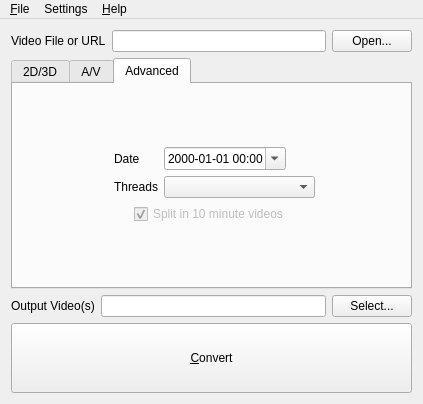
<?xml version="1.0" encoding="UTF-8"?>
<ui version="4.0">
 <class>Q3DSEncode</class>
 <widget class="QMainWindow" name="Q3DSEncode">
  <property name="geometry">
   <rect>
    <x>0</x>
    <y>0</y>
    <width>387</width>
    <height>387</height>
   </rect>
  </property>
  <property name="acceptDrops">
   <bool>true</bool>
  </property>
  <property name="windowTitle">
   <string>3DSEncode</string>
  </property>
  <property name="locale">
   <locale language="English" country="UnitedStates"/>
  </property>
  <widget class="QWidget" name="centralWidget">
   <layout class="QVBoxLayout" name="verticalLayout">
    <item>
     <layout class="QHBoxLayout" name="hlSourceVideo">
      <property name="sizeConstraint">
       <enum>QLayout::SetDefaultConstraint</enum>
      </property>
      <item>
       <widget class="QLabel" name="lblSourceVideo">
        <property name="sizePolicy">
         <sizepolicy hsizetype="Minimum" vsizetype="Preferred">
          <horstretch>0</horstretch>
          <verstretch>0</verstretch>
         </sizepolicy>
        </property>
        <property name="text">
         <string>Video File or URL</string>
        </property>
       </widget>
      </item>
      <item>
       <widget class="QLineEdit" name="txtSourceVideo"/>
      </item>
      <item>
       <widget class="QPushButton" name="btnSourceVideo">
        <property name="sizePolicy">
         <sizepolicy hsizetype="Fixed" vsizetype="Fixed">
          <horstretch>0</horstretch>
          <verstretch>0</verstretch>
         </sizepolicy>
        </property>
        <property name="text">
         <string>Open...</string>
        </property>
       </widget>
      </item>
     </layout>
    </item>
    <item>
     <widget class="QTabWidget" name="twOptions">
      <property name="sizePolicy">
       <sizepolicy hsizetype="Minimum" vsizetype="Minimum">
        <horstretch>0</horstretch>
        <verstretch>0</verstretch>
       </sizepolicy>
      </property>
      <property name="currentIndex">
       <number>2</number>
      </property>
      <widget class="QWidget" name="tab2D3D">
       <attribute name="title">
        <string>2D/3D</string>
       </attribute>
       <layout class="QVBoxLayout" name="verticalLayout_4">
        <item>
         <widget class="QGroupBox" name="gbVideoType">
          <property name="enabled">
           <bool>true</bool>
          </property>
          <property name="sizePolicy">
           <sizepolicy hsizetype="MinimumExpanding" vsizetype="MinimumExpanding">
            <horstretch>0</horstretch>
            <verstretch>0</verstretch>
           </sizepolicy>
          </property>
          <property name="minimumSize">
           <size>
            <width>0</width>
            <height>0</height>
           </size>
          </property>
          <property name="title">
           <string>3D Video</string>
          </property>
          <property name="checkable">
           <bool>true</bool>
          </property>
          <property name="checked">
           <bool>false</bool>
          </property>
          <layout class="QHBoxLayout" name="horizontalLayout_2">
           <item>
            <spacer name="hsVideoTypeLeft">
             <property name="orientation">
              <enum>Qt::Horizontal</enum>
             </property>
             <property name="sizeHint" stdset="0">
              <size>
               <width>60</width>
               <height>20</height>
              </size>
             </property>
            </spacer>
           </item>
           <item>
            <layout class="QFormLayout" name="flVideoType">
             <property name="labelAlignment">
              <set>Qt::AlignLeading|Qt::AlignLeft|Qt::AlignVCenter</set>
             </property>
             <property name="formAlignment">
              <set>Qt::AlignLeading|Qt::AlignLeft|Qt::AlignVCenter</set>
             </property>
             <item row="0" column="0">
              <widget class="QRadioButton" name="radSideBySide">
               <property name="text">
                <string>Side-By-Side</string>
               </property>
               <property name="checked">
                <bool>true</bool>
               </property>
              </widget>
             </item>
             <item row="0" column="1">
              <widget class="QRadioButton" name="radTopBottom">
               <property name="text">
                <string>Top-Bottom</string>
               </property>
              </widget>
             </item>
             <item row="1" column="0">
              <widget class="QRadioButton" name="radRowInterleaved">
               <property name="text">
                <string>Row
Interleaved</string>
               </property>
              </widget>
             </item>
             <item row="1" column="1">
              <widget class="QRadioButton" name="radColumnInterleaved">
               <property name="text">
                <string>Column
Interleaved</string>
               </property>
              </widget>
             </item>
             <item row="2" column="0">
              <spacer name="vsVideoType">
               <property name="orientation">
                <enum>Qt::Vertical</enum>
               </property>
               <property name="sizeType">
                <enum>QSizePolicy::Fixed</enum>
               </property>
               <property name="sizeHint" stdset="0">
                <size>
                 <width>20</width>
                 <height>13</height>
                </size>
               </property>
              </spacer>
             </item>
             <item row="3" column="0">
              <widget class="QCheckBox" name="chkReversed">
               <property name="text">
                <string>Reversed</string>
               </property>
              </widget>
             </item>
            </layout>
           </item>
           <item>
            <spacer name="hsVideoTypeRight">
             <property name="orientation">
              <enum>Qt::Horizontal</enum>
             </property>
             <property name="sizeHint" stdset="0">
              <size>
               <width>60</width>
               <height>20</height>
              </size>
             </property>
            </spacer>
           </item>
          </layout>
         </widget>
        </item>
       </layout>
      </widget>
      <widget class="QWidget" name="tabAV">
       <attribute name="title">
        <string>A/V</string>
       </attribute>
       <layout class="QHBoxLayout" name="horizontalLayout">
        <item>
         <widget class="QGroupBox" name="gbAudio">
          <property name="sizePolicy">
           <sizepolicy hsizetype="Preferred" vsizetype="Preferred">
            <horstretch>0</horstretch>
            <verstretch>0</verstretch>
           </sizepolicy>
          </property>
          <property name="title">
           <string>Audio</string>
          </property>
          <property name="alignment">
           <set>Qt::AlignCenter</set>
          </property>
          <layout class="QFormLayout" name="formLayout_2">
           <property name="formAlignment">
            <set>Qt::AlignLeading|Qt::AlignLeft|Qt::AlignVCenter</set>
           </property>
           <item row="0" column="0">
            <widget class="QLabel" name="lblChannels">
             <property name="sizePolicy">
              <sizepolicy hsizetype="Minimum" vsizetype="Preferred">
               <horstretch>0</horstretch>
               <verstretch>0</verstretch>
              </sizepolicy>
             </property>
             <property name="text">
              <string>Channels</string>
             </property>
            </widget>
           </item>
           <item row="0" column="1">
            <widget class="QComboBox" name="cmbChannels">
             <property name="sizePolicy">
              <sizepolicy hsizetype="Fixed" vsizetype="Fixed">
               <horstretch>0</horstretch>
               <verstretch>0</verstretch>
              </sizepolicy>
             </property>
             <property name="minimumSize">
              <size>
               <width>100</width>
               <height>0</height>
              </size>
             </property>
             <property name="currentIndex">
              <number>1</number>
             </property>
             <property name="frame">
              <bool>true</bool>
             </property>
             <item>
              <property name="text">
               <string>1 - Mono</string>
              </property>
             </item>
             <item>
              <property name="text">
               <string>2 - Stereo</string>
              </property>
             </item>
            </widget>
           </item>
           <item row="1" column="0">
            <widget class="QLabel" name="lblSampleRate">
             <property name="sizePolicy">
              <sizepolicy hsizetype="Minimum" vsizetype="Preferred">
               <horstretch>0</horstretch>
               <verstretch>0</verstretch>
              </sizepolicy>
             </property>
             <property name="minimumSize">
              <size>
               <width>0</width>
               <height>0</height>
              </size>
             </property>
             <property name="text">
              <string>Sample
Rate</string>
             </property>
             <property name="alignment">
              <set>Qt::AlignRight|Qt::AlignTrailing|Qt::AlignVCenter</set>
             </property>
            </widget>
           </item>
           <item row="1" column="1">
            <widget class="QComboBox" name="cmbSampleRate">
             <property name="sizePolicy">
              <sizepolicy hsizetype="Fixed" vsizetype="Fixed">
               <horstretch>0</horstretch>
               <verstretch>0</verstretch>
              </sizepolicy>
             </property>
             <property name="minimumSize">
              <size>
               <width>101</width>
               <height>0</height>
              </size>
             </property>
             <property name="editable">
              <bool>false</bool>
             </property>
             <property name="currentIndex">
              <number>1</number>
             </property>
             <property name="insertPolicy">
              <enum>QComboBox::InsertAlphabetically</enum>
             </property>
             <item>
              <property name="text">
               <string>22.05KHz</string>
              </property>
             </item>
             <item>
              <property name="text">
               <string>44.1KHz</string>
              </property>
             </item>
             <item>
              <property name="text">
               <string>48KHz</string>
              </property>
             </item>
             <item>
              <property name="text">
               <string>96KHz</string>
              </property>
             </item>
            </widget>
           </item>
          </layout>
         </widget>
        </item>
        <item>
         <widget class="QGroupBox" name="gbVideo">
          <property name="title">
           <string>Video</string>
          </property>
          <layout class="QVBoxLayout" name="verticalLayout_3">
           <item>
            <layout class="QVBoxLayout" name="vlVideo">
             <item>
              <layout class="QHBoxLayout" name="hlCompression">
               <property name="sizeConstraint">
                <enum>QLayout::SetMinimumSize</enum>
               </property>
               <item>
                <widget class="QLabel" name="lblCompression">
                 <property name="sizePolicy">
                  <sizepolicy hsizetype="Fixed" vsizetype="Preferred">
                   <horstretch>0</horstretch>
                   <verstretch>0</verstretch>
                  </sizepolicy>
                 </property>
                 <property name="minimumSize">
                  <size>
                   <width>0</width>
                   <height>0</height>
                  </size>
                 </property>
                 <property name="text">
                  <string>Compression</string>
                 </property>
                </widget>
               </item>
               <item>
                <widget class="QSpinBox" name="spnCompression">
                 <property name="sizePolicy">
                  <sizepolicy hsizetype="Fixed" vsizetype="Fixed">
                   <horstretch>0</horstretch>
                   <verstretch>0</verstretch>
                  </sizepolicy>
                 </property>
                 <property name="minimumSize">
                  <size>
                   <width>0</width>
                   <height>0</height>
                  </size>
                 </property>
                 <property name="minimum">
                  <number>1</number>
                 </property>
                 <property name="maximum">
                  <number>31</number>
                 </property>
                 <property name="value">
                  <number>10</number>
                 </property>
                </widget>
               </item>
              </layout>
             </item>
             <item>
              <layout class="QVBoxLayout" name="vlCompressionSlider">
               <property name="sizeConstraint">
                <enum>QLayout::SetMinimumSize</enum>
               </property>
               <property name="topMargin">
                <number>0</number>
               </property>
               <property name="bottomMargin">
                <number>0</number>
               </property>
               <item>
                <widget class="QSlider" name="sldCompression">
                 <property name="sizePolicy">
                  <sizepolicy hsizetype="MinimumExpanding" vsizetype="Fixed">
                   <horstretch>0</horstretch>
                   <verstretch>0</verstretch>
                  </sizepolicy>
                 </property>
                 <property name="styleSheet">
                  <string notr="true"/>
                 </property>
                 <property name="minimum">
                  <number>1</number>
                 </property>
                 <property name="maximum">
                  <number>31</number>
                 </property>
                 <property name="pageStep">
                  <number>3</number>
                 </property>
                 <property name="value">
                  <number>10</number>
                 </property>
                 <property name="orientation">
                  <enum>Qt::Horizontal</enum>
                 </property>
                 <property name="tickPosition">
                  <enum>QSlider::TicksBelow</enum>
                 </property>
                 <property name="tickInterval">
                  <number>30</number>
                 </property>
                </widget>
               </item>
               <item>
                <layout class="QHBoxLayout" name="hlCompressionSliderLabels">
                 <property name="topMargin">
                  <number>0</number>
                 </property>
                 <property name="bottomMargin">
                  <number>0</number>
                 </property>
                 <item>
                  <widget class="QLabel" name="lblCompressionBestQuality">
                   <property name="sizePolicy">
                    <sizepolicy hsizetype="Preferred" vsizetype="Preferred">
                     <horstretch>0</horstretch>
                     <verstretch>0</verstretch>
                    </sizepolicy>
                   </property>
                   <property name="text">
                    <string>Best</string>
                   </property>
                  </widget>
                 </item>
                 <item>
                  <widget class="QLabel" name="lblCompressionSmallerSize">
                   <property name="sizePolicy">
                    <sizepolicy hsizetype="Preferred" vsizetype="Preferred">
                     <horstretch>0</horstretch>
                     <verstretch>0</verstretch>
                    </sizepolicy>
                   </property>
                   <property name="text">
                    <string>Smaller</string>
                   </property>
                   <property name="alignment">
                    <set>Qt::AlignRight|Qt::AlignTrailing|Qt::AlignVCenter</set>
                   </property>
                  </widget>
                 </item>
                </layout>
               </item>
              </layout>
             </item>
             <item>
              <widget class="QFrame" name="hlnVideo">
               <property name="sizePolicy">
                <sizepolicy hsizetype="MinimumExpanding" vsizetype="Fixed">
                 <horstretch>0</horstretch>
                 <verstretch>0</verstretch>
                </sizepolicy>
               </property>
               <property name="frameShape">
                <enum>QFrame::HLine</enum>
               </property>
               <property name="frameShadow">
                <enum>QFrame::Raised</enum>
               </property>
              </widget>
             </item>
             <item>
              <layout class="QFormLayout" name="flFPSResolution">
               <property name="sizeConstraint">
                <enum>QLayout::SetMinimumSize</enum>
               </property>
               <property name="labelAlignment">
                <set>Qt::AlignRight|Qt::AlignTrailing|Qt::AlignVCenter</set>
               </property>
               <property name="formAlignment">
                <set>Qt::AlignCenter</set>
               </property>
               <item row="0" column="0">
                <widget class="QLabel" name="lblFPS">
                 <property name="sizePolicy">
                  <sizepolicy hsizetype="Minimum" vsizetype="Preferred">
                   <horstretch>0</horstretch>
                   <verstretch>0</verstretch>
                  </sizepolicy>
                 </property>
                 <property name="minimumSize">
                  <size>
                   <width>0</width>
                   <height>0</height>
                  </size>
                 </property>
                 <property name="text">
                  <string>FPS</string>
                 </property>
                </widget>
               </item>
               <item row="0" column="1">
                <widget class="QComboBox" name="cmbFPS">
                 <property name="sizePolicy">
                  <sizepolicy hsizetype="Fixed" vsizetype="Fixed">
                   <horstretch>0</horstretch>
                   <verstretch>0</verstretch>
                  </sizepolicy>
                 </property>
                 <property name="minimumSize">
                  <size>
                   <width>92</width>
                   <height>0</height>
                  </size>
                 </property>
                 <property name="editable">
                  <bool>true</bool>
                 </property>
                 <property name="currentIndex">
                  <number>3</number>
                 </property>
                 <property name="insertPolicy">
                  <enum>QComboBox::InsertAlphabetically</enum>
                 </property>
                 <item>
                  <property name="text">
                   <string>10fps</string>
                  </property>
                 </item>
                 <item>
                  <property name="text">
                   <string>12fps</string>
                  </property>
                 </item>
                 <item>
                  <property name="text">
                   <string>15fps</string>
                  </property>
                 </item>
                 <item>
                  <property name="text">
                   <string>20fps</string>
                  </property>
                 </item>
                 <item>
                  <property name="text">
                   <string>24fps</string>
                  </property>
                 </item>
                 <item>
                  <property name="text">
                   <string>30fps</string>
                  </property>
                 </item>
                </widget>
               </item>
               <item row="1" column="0">
                <widget class="QLabel" name="lblResolution">
                 <property name="sizePolicy">
                  <sizepolicy hsizetype="Minimum" vsizetype="Preferred">
                   <horstretch>0</horstretch>
                   <verstretch>0</verstretch>
                  </sizepolicy>
                 </property>
                 <property name="text">
                  <string>Resolution</string>
                 </property>
                </widget>
               </item>
               <item row="1" column="1">
                <widget class="QComboBox" name="cmbResolution">
                 <property name="sizePolicy">
                  <sizepolicy hsizetype="Fixed" vsizetype="Fixed">
                   <horstretch>0</horstretch>
                   <verstretch>0</verstretch>
                  </sizepolicy>
                 </property>
                 <property name="minimumSize">
                  <size>
                   <width>92</width>
                   <height>0</height>
                  </size>
                 </property>
                 <property name="currentIndex">
                  <number>0</number>
                 </property>
                 <item>
                  <property name="text">
                   <string>400x240</string>
                  </property>
                 </item>
                 <item>
                  <property name="text">
                   <string>480x240</string>
                  </property>
                 </item>
                </widget>
               </item>
              </layout>
             </item>
            </layout>
           </item>
          </layout>
         </widget>
        </item>
       </layout>
      </widget>
      <widget class="QWidget" name="tabAdvanced">
       <attribute name="title">
        <string>Advanced</string>
       </attribute>
       <layout class="QVBoxLayout" name="verticalLayout_2">
        <item>
         <spacer name="vsAdvancedTop">
          <property name="orientation">
           <enum>Qt::Vertical</enum>
          </property>
          <property name="sizeHint" stdset="0">
           <size>
            <width>20</width>
            <height>40</height>
           </size>
          </property>
         </spacer>
        </item>
        <item>
         <layout class="QFormLayout" name="flAdvanced">
          <property name="fieldGrowthPolicy">
           <enum>QFormLayout::ExpandingFieldsGrow</enum>
          </property>
          <property name="formAlignment">
           <set>Qt::AlignCenter</set>
          </property>
          <item row="0" column="0">
           <widget class="QLabel" name="lblDate">
            <property name="minimumSize">
             <size>
              <width>31</width>
              <height>0</height>
             </size>
            </property>
            <property name="text">
             <string>Date</string>
            </property>
           </widget>
          </item>
          <item row="0" column="1">
           <widget class="QDateTimeEdit" name="datDate">
            <property name="displayFormat">
             <string>yyyy-MM-dd hh:mm</string>
            </property>
            <property name="calendarPopup">
             <bool>true</bool>
            </property>
           </widget>
          </item>
          <item row="1" column="0">
           <widget class="QLabel" name="lblThreads">
            <property name="text">
             <string>Threads</string>
            </property>
           </widget>
          </item>
          <item row="1" column="1">
           <widget class="QComboBox" name="cmbThreads">
            <property name="minimumSize">
             <size>
              <width>151</width>
              <height>0</height>
             </size>
            </property>
           </widget>
          </item>
         </layout>
        </item>
        <item>
         <layout class="QHBoxLayout" name="hlAdvanced">
          <item>
           <spacer name="hsSplitLeft">
            <property name="orientation">
             <enum>Qt::Horizontal</enum>
            </property>
            <property name="sizeHint" stdset="0">
             <size>
              <width>40</width>
              <height>20</height>
             </size>
            </property>
           </spacer>
          </item>
          <item>
           <widget class="QCheckBox" name="chkSplit">
            <property name="enabled">
             <bool>false</bool>
            </property>
            <property name="text">
             <string>Split in 10 minute videos</string>
            </property>
            <property name="checked">
             <bool>true</bool>
            </property>
           </widget>
          </item>
          <item>
           <spacer name="hsSplitRight">
            <property name="orientation">
             <enum>Qt::Horizontal</enum>
            </property>
            <property name="sizeHint" stdset="0">
             <size>
              <width>40</width>
              <height>20</height>
             </size>
            </property>
           </spacer>
          </item>
         </layout>
        </item>
        <item>
         <spacer name="vsAdvancedBottom">
          <property name="orientation">
           <enum>Qt::Vertical</enum>
          </property>
          <property name="sizeHint" stdset="0">
           <size>
            <width>20</width>
            <height>40</height>
           </size>
          </property>
         </spacer>
        </item>
       </layout>
      </widget>
     </widget>
    </item>
    <item>
     <layout class="QHBoxLayout" name="hlOutputVideo">
      <property name="sizeConstraint">
       <enum>QLayout::SetFixedSize</enum>
      </property>
      <item>
       <widget class="QLabel" name="lblOutputVideo">
        <property name="sizePolicy">
         <sizepolicy hsizetype="Minimum" vsizetype="Preferred">
          <horstretch>0</horstretch>
          <verstretch>0</verstretch>
         </sizepolicy>
        </property>
        <property name="text">
         <string>Output Video(s)</string>
        </property>
       </widget>
      </item>
      <item>
       <widget class="QLineEdit" name="txtOutputVideo"/>
      </item>
      <item>
       <widget class="QPushButton" name="btnOutputVideo">
        <property name="sizePolicy">
         <sizepolicy hsizetype="Fixed" vsizetype="Fixed">
          <horstretch>0</horstretch>
          <verstretch>0</verstretch>
         </sizepolicy>
        </property>
        <property name="text">
         <string>Select...</string>
        </property>
       </widget>
      </item>
     </layout>
    </item>
    <item>
     <widget class="QPushButton" name="btnConvert">
      <property name="sizePolicy">
       <sizepolicy hsizetype="Minimum" vsizetype="Fixed">
        <horstretch>0</horstretch>
        <verstretch>0</verstretch>
       </sizepolicy>
      </property>
      <property name="minimumSize">
       <size>
        <width>0</width>
        <height>70</height>
       </size>
      </property>
      <property name="text">
       <string>&amp;Convert</string>
      </property>
     </widget>
    </item>
   </layout>
  </widget>
  <widget class="QMenuBar" name="menuBar">
   <property name="geometry">
    <rect>
     <x>0</x>
     <y>0</y>
     <width>387</width>
     <height>21</height>
    </rect>
   </property>
   <widget class="QMenu" name="menuFile">
    <property name="title">
     <string>&amp;File</string>
    </property>
    <addaction name="actionOpen"/>
    <addaction name="actionSaveTo"/>
    <addaction name="actionConvert"/>
    <addaction name="separator"/>
    <addaction name="actionQuit"/>
   </widget>
   <widget class="QMenu" name="menuHelp">
    <property name="title">
     <string>&amp;Help</string>
    </property>
    <addaction name="actionLanguage"/>
    <addaction name="actionAbout"/>
   </widget>
   <widget class="QMenu" name="menuSettings">
    <property name="title">
     <string>Settings</string>
    </property>
    <addaction name="actionLoadSettings"/>
   </widget>
   <addaction name="menuFile"/>
   <addaction name="menuSettings"/>
   <addaction name="menuHelp"/>
  </widget>
  <action name="actionOpen">
   <property name="text">
    <string>&amp;Open...</string>
   </property>
   <property name="toolTip">
    <string>Open source video file</string>
   </property>
   <property name="shortcut">
    <string>Ctrl+O</string>
   </property>
  </action>
  <action name="actionSaveTo">
   <property name="text">
    <string>&amp;Save to...</string>
   </property>
   <property name="toolTip">
    <string>Set output video file</string>
   </property>
   <property name="shortcut">
    <string>Ctrl+S</string>
   </property>
  </action>
  <action name="actionConvert">
   <property name="text">
    <string>&amp;Convert</string>
   </property>
   <property name="toolTip">
    <string>Start convertion process</string>
   </property>
   <property name="shortcut">
    <string>Ctrl+T</string>
   </property>
  </action>
  <action name="actionQuit">
   <property name="text">
    <string>&amp;Quit</string>
   </property>
   <property name="toolTip">
    <string>Close the application</string>
   </property>
   <property name="shortcut">
    <string>Ctrl+Q</string>
   </property>
  </action>
  <action name="actionLanguage">
   <property name="text">
    <string>&amp;Language</string>
   </property>
   <property name="toolTip">
    <string>Change the program language</string>
   </property>
   <property name="shortcut">
    <string>Ctrl+L</string>
   </property>
  </action>
  <action name="actionAbout">
   <property name="text">
    <string>&amp;About</string>
   </property>
   <property name="toolTip">
    <string>About 3DSEncoder</string>
   </property>
  </action>
  <action name="actionLoadSettings">
   <property name="text">
    <string>Load last used settings</string>
   </property>
  </action>
 </widget>
 <layoutdefault spacing="6" margin="11"/>
 <tabstops>
  <tabstop>txtSourceVideo</tabstop>
  <tabstop>btnSourceVideo</tabstop>
  <tabstop>gbVideoType</tabstop>
  <tabstop>radTopBottom</tabstop>
  <tabstop>chkReversed</tabstop>
  <tabstop>spnCompression</tabstop>
  <tabstop>sldCompression</tabstop>
  <tabstop>cmbSampleRate</tabstop>
  <tabstop>cmbChannels</tabstop>
  <tabstop>txtOutputVideo</tabstop>
  <tabstop>btnOutputVideo</tabstop>
  <tabstop>btnConvert</tabstop>
 </tabstops>
 <resources/>
 <connections>
  <connection>
   <sender>actionQuit</sender>
   <signal>triggered()</signal>
   <receiver>Q3DSEncode</receiver>
   <slot>close()</slot>
   <hints>
    <hint type="sourcelabel">
     <x>-1</x>
     <y>-1</y>
    </hint>
    <hint type="destinationlabel">
     <x>199</x>
     <y>149</y>
    </hint>
   </hints>
  </connection>
  <connection>
   <sender>btnSourceVideo</sender>
   <signal>clicked()</signal>
   <receiver>actionOpen</receiver>
   <slot>trigger()</slot>
   <hints>
    <hint type="sourcelabel">
     <x>389</x>
     <y>37</y>
    </hint>
    <hint type="destinationlabel">
     <x>-1</x>
     <y>-1</y>
    </hint>
   </hints>
  </connection>
  <connection>
   <sender>btnOutputVideo</sender>
   <signal>clicked()</signal>
   <receiver>actionSaveTo</receiver>
   <slot>trigger()</slot>
   <hints>
    <hint type="sourcelabel">
     <x>386</x>
     <y>355</y>
    </hint>
    <hint type="destinationlabel">
     <x>-1</x>
     <y>-1</y>
    </hint>
   </hints>
  </connection>
  <connection>
   <sender>btnConvert</sender>
   <signal>clicked()</signal>
   <receiver>actionConvert</receiver>
   <slot>trigger()</slot>
   <hints>
    <hint type="sourcelabel">
     <x>215</x>
     <y>407</y>
    </hint>
    <hint type="destinationlabel">
     <x>-1</x>
     <y>-1</y>
    </hint>
   </hints>
  </connection>
  <connection>
   <sender>sldCompression</sender>
   <signal>valueChanged(int)</signal>
   <receiver>spnCompression</receiver>
   <slot>setValue(int)</slot>
   <hints>
    <hint type="sourcelabel">
     <x>151</x>
     <y>192</y>
    </hint>
    <hint type="destinationlabel">
     <x>146</x>
     <y>134</y>
    </hint>
   </hints>
  </connection>
  <connection>
   <sender>spnCompression</sender>
   <signal>valueChanged(int)</signal>
   <receiver>sldCompression</receiver>
   <slot>setValue(int)</slot>
   <hints>
    <hint type="sourcelabel">
     <x>158</x>
     <y>124</y>
    </hint>
    <hint type="destinationlabel">
     <x>150</x>
     <y>187</y>
    </hint>
   </hints>
  </connection>
 </connections>
</ui>
